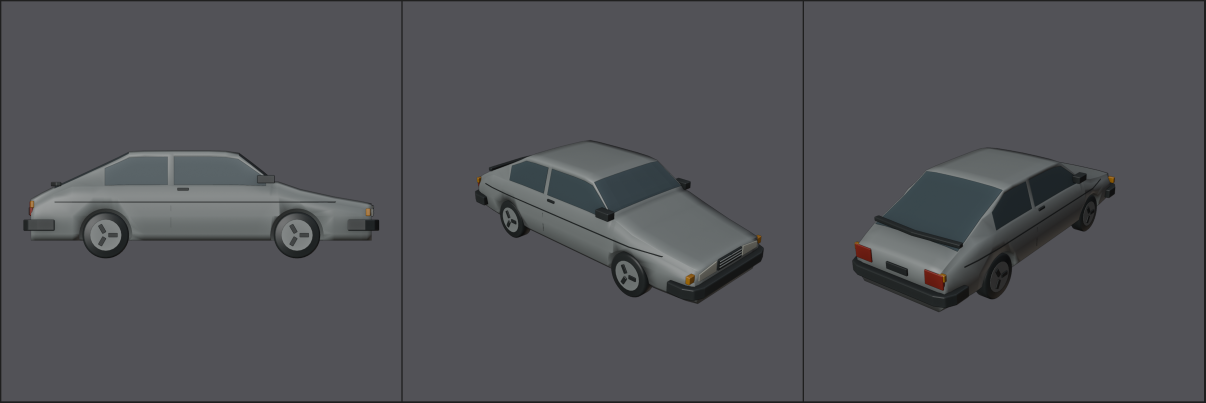
#> input picture experiments/saab900/proportion-review/after/views/clay_sheet.png, 3616 x 1208 px, given in place of clay_side.png, which was not available (shown at 1/3 size)
$ python proportion_package.py
#> lines starting #> are read from the running program, lines starting #| are printed output that depends on the picture
"""Package existing Blender pipeline results for the private static review page."""
from pathlib import Path
import json,zipfile
from PIL import Image,ImageDraw,ImageFont
p=Path(__file__).resolve().parent;root=p.parents[1];r=p/'proportion-review';b=p/'build'
views=['side','front_three_quarter','rear_three_quarter'];font=ImageFont.truetype('DejaVuSans.ttf',25)
sheet=Image.new('RGB',(1800,1900),'#e9e6df');d=ImageDraw.Draw(sheet)
#> after `sheet = Image.new('RGB', (1800, 1900), '#e9e6df')`:
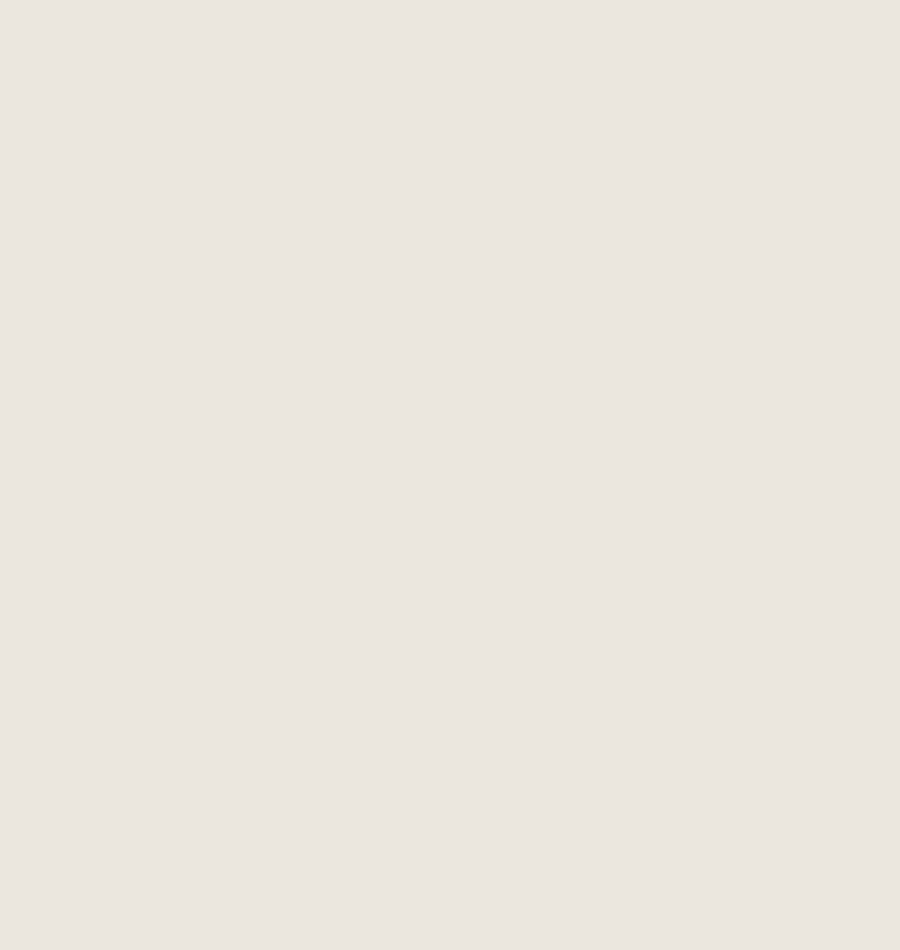
#> sheet: PIL image 1800x1900 RGB (shown at 1/2 size); mean R, G, B 233, 230, 223
for row,view in enumerate(views):
 for col,stage in enumerate(['before','after']):
  file=r/stage/'views'/('clay_'+view+'.png');im=Image.open(file).convert('RGBA');bg=Image.new('RGBA',im.size,'#e9e6df');bg.alpha_composite(im);im=bg.crop((0,260,1200,1000));im.thumbnail((890,560));sheet.paste(im.convert('RGB'),(col*900,row*630+45));d.text((col*900+20,row*630+10),stage.upper()+' / '+view.replace('_',' '),font=font,fill='#243e38')
#> after `bg = Image.new('RGBA', im.size, '#e9e6df')`:
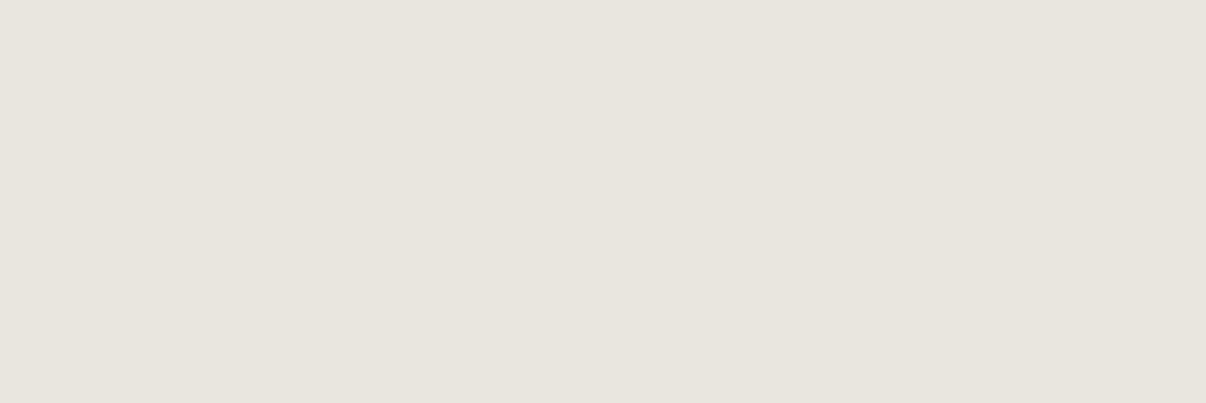
#> bg: PIL image 3616x1208 RGBA (shown at 1/3 size); mean R, G, B, A 233, 230, 223, 255
#> after `im = bg.crop((0, 260, 1200, 1000))`:
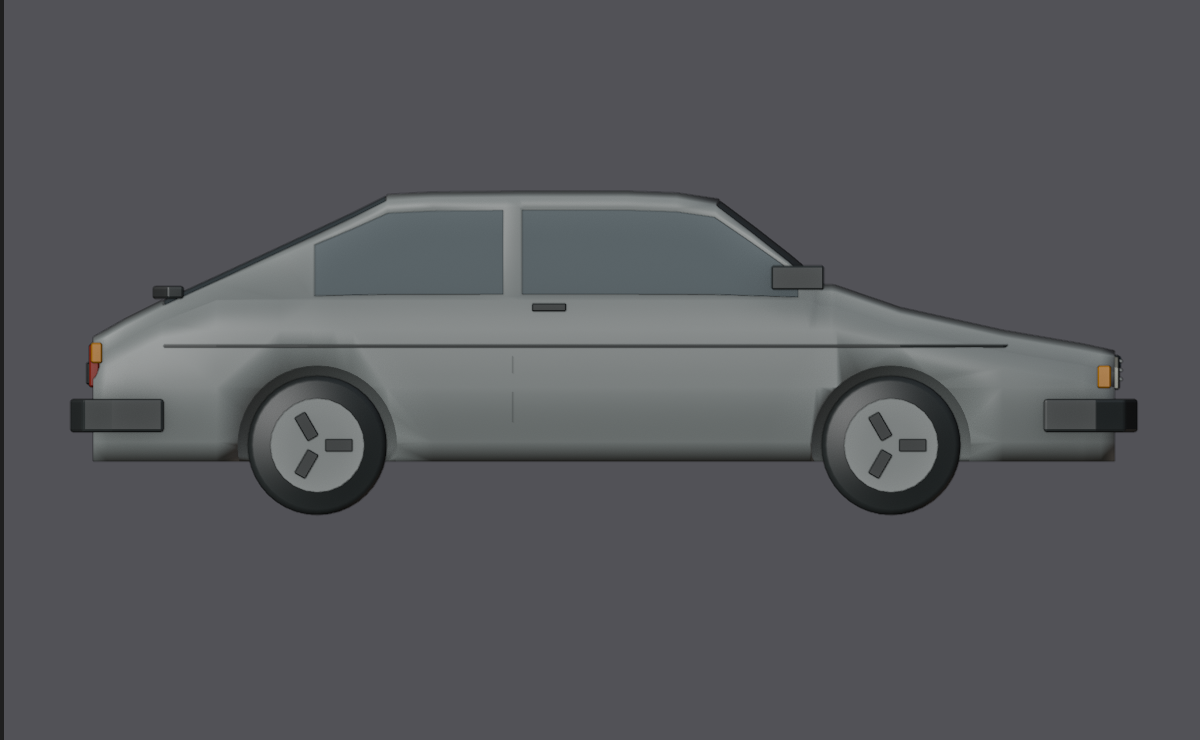
#> im: PIL image 1200x740 RGBA; mean R, G, B, A 86.9, 88.1, 91.9, 255
#> after `sheet.paste(im.convert('RGB'), (col * 900, row * 630 + 45))`:
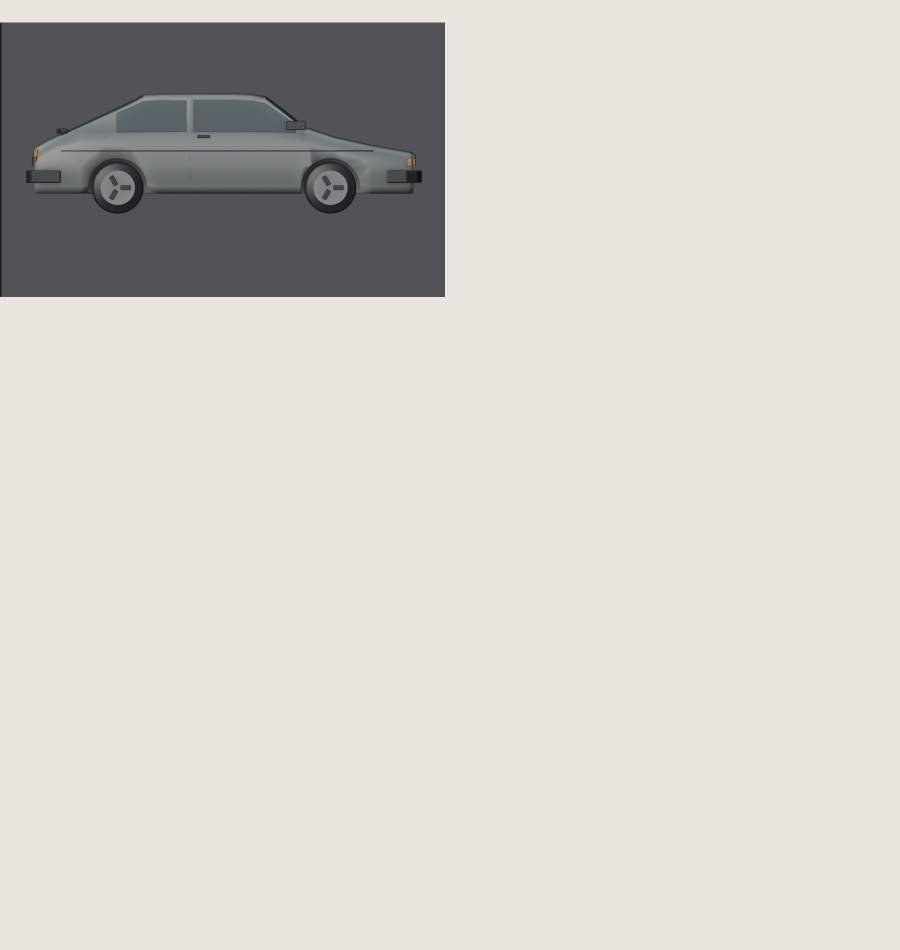
#> sheet: PIL image 1800x1900 RGB (shown at 1/2 size); mean R, G, B 212.1, 209.7, 204.3
#> pass 2 of the loop `for row,view in enumerate(views):`:
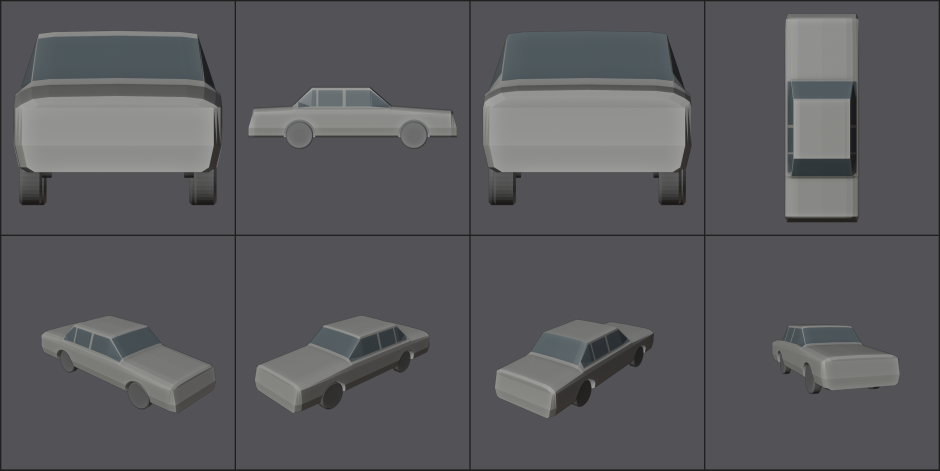
#> input picture media/vehicles/experiments/volvo240/review-sheet.png, 2820 x 1412 px, given in place of clay_front_three_quarter.png, which was not available (shown at 1/3 size)
#> im: PIL image 2820x1412 RGBA
#> bg: PIL image 2820x1412 RGBA
#> `im = bg.crop((0, 260, 1200, 1000))`:
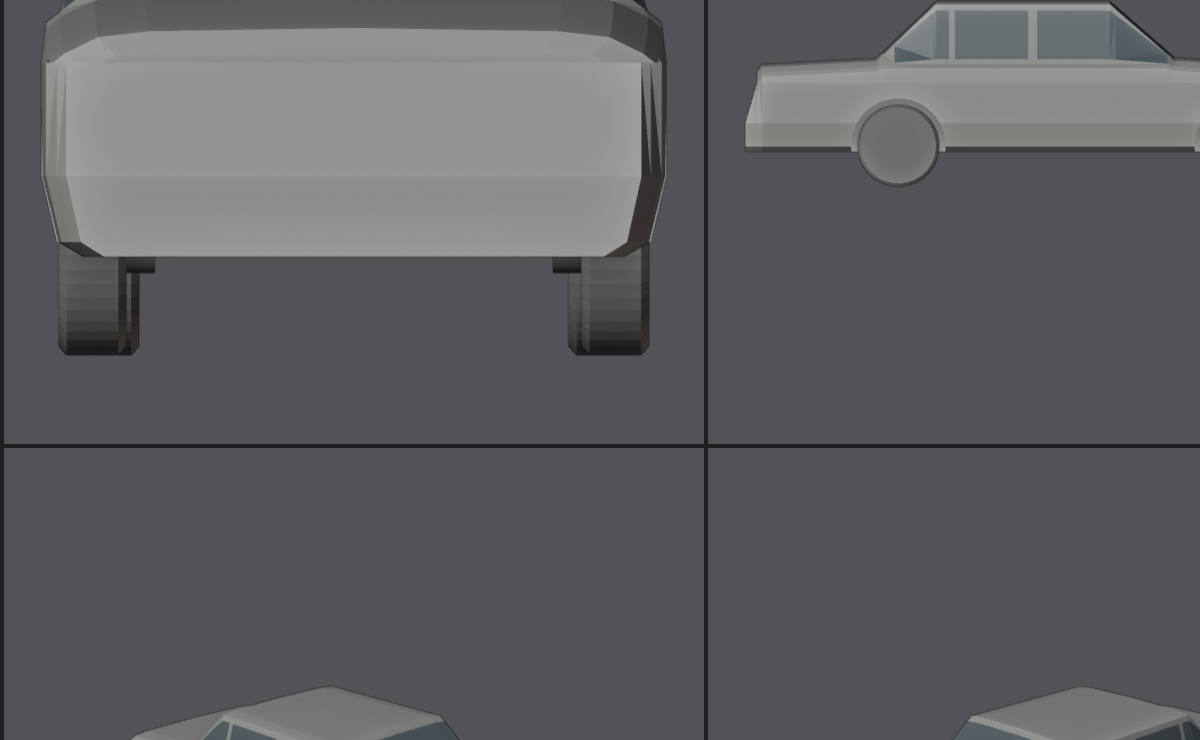
#> im: PIL image 1200x740 RGBA; mean R, G, B, A 94.1, 94.3, 97.3, 255
#> im: PIL image 890x549 RGBA
#> `sheet.paste(im.convert('RGB'), (col * 900, row * 630 + 45))`:
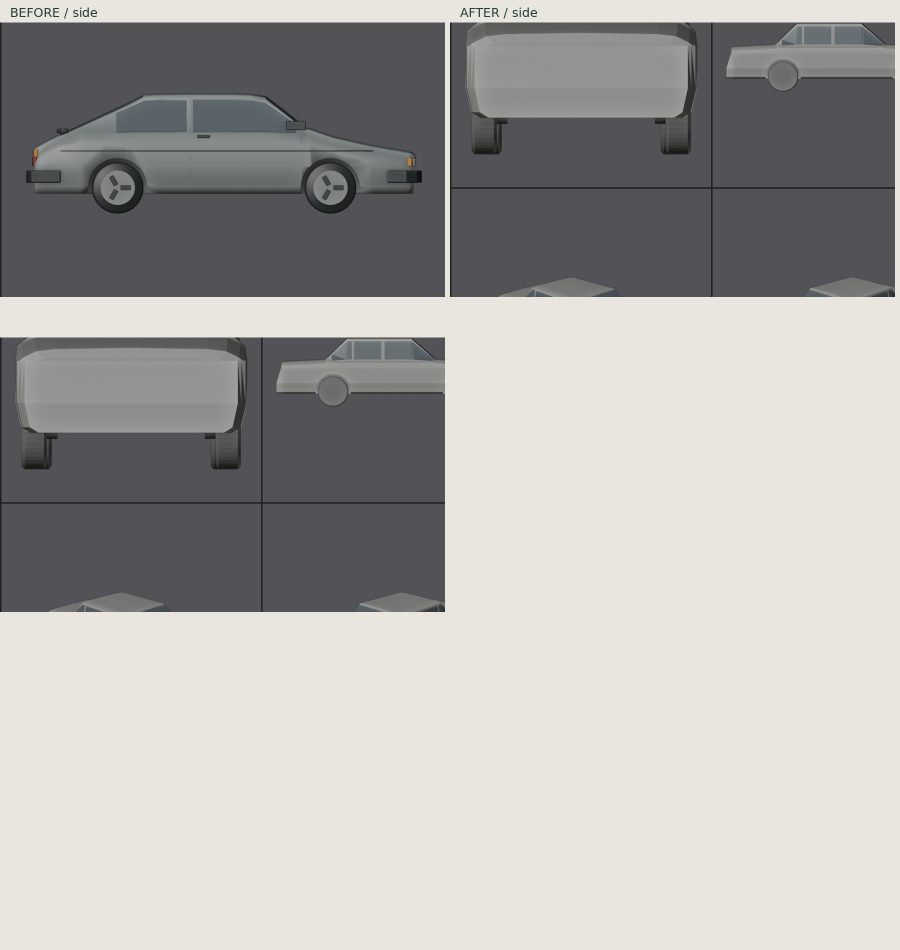
#> sheet: PIL image 1800x1900 RGB (shown at 1/2 size); mean R, G, B 172.3, 170.9, 168.3
#> (the run stopped early here; a loop or call above may not have finished)
